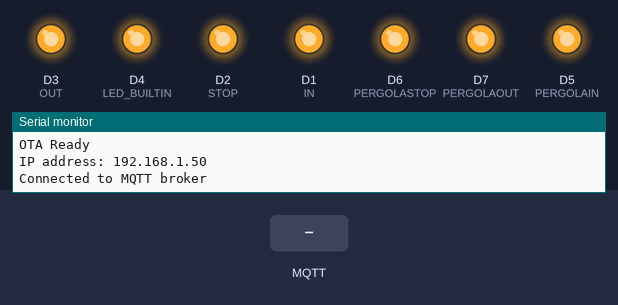
Bench run of a sketch on a simulated ESP8266 (NodeMCU). Shown: output pins drawn as LEDs (lit = HIGH, except the on-board LED, lit = LOW), the last lines printed to the serial monitor. The test bench sets the inputs (shaded band). WiFi joins after 1.5 s; servers stay silent unless stated; no MQTT or app messages arrive unless stated.

Above: at 2.7 s.
2.8 s: MQTT message "UP" arrives on the first subscribed topic
At 2.92 s:
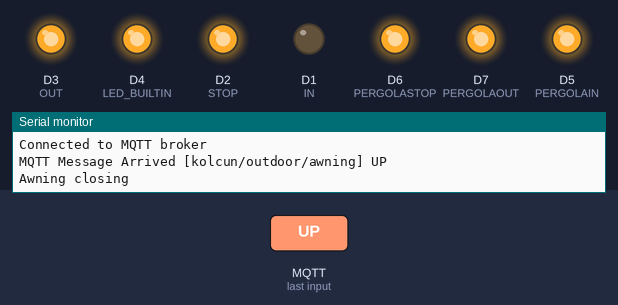
4.5 s: MQTT message "DOWN" arrives on the first subscribed topic
At 4.62 s:
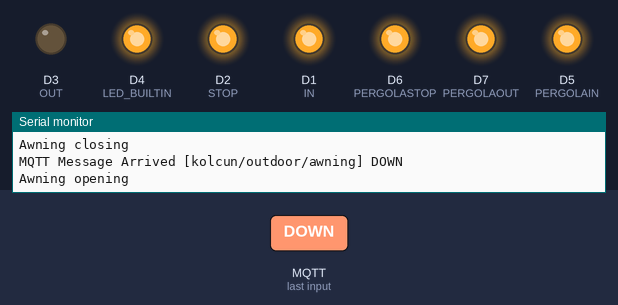
6.2 s: MQTT message "STOP" arrives on the first subscribed topic
At 6.32 s:
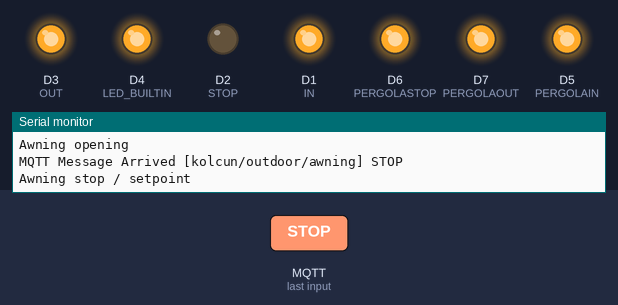
7.9 s: MQTT message "UP" arrives on the second subscribed topic
At 8.02 s:
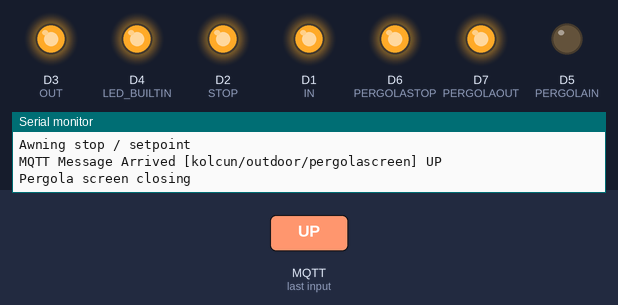
9.6 s: MQTT message "DOWN" arrives on the second subscribed topic
At 9.72 s:
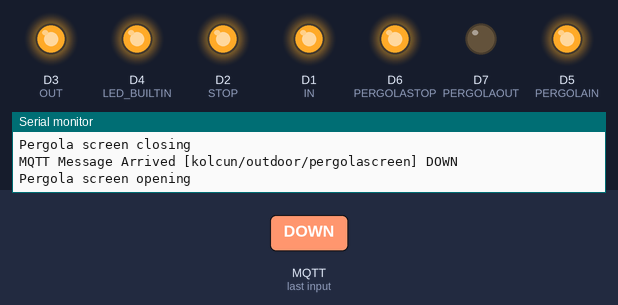
11.3 s: MQTT message "STOP" arrives on the second subscribed topic
At 11.42 s:
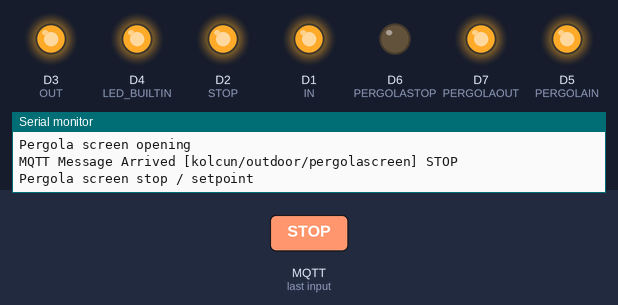
Timing chart, 0 to 14.0 s (numbered marks = the images above; inputs shaded):
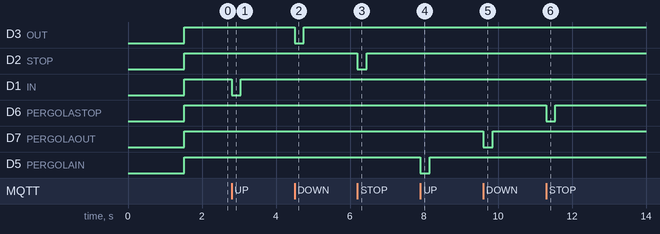

The sketch:

SomfyControl.ino
```cpp
#include <PubSubClient.h>
#include <ESP8266WiFi.h>
#include "credentials.h"
#include <WiFiUdp.h>
#include <ArduinoOTA.h>

#define IN  D1
#define OUT D3
#define STOP D2
#define PERGOLAIN  D5
#define PERGOLAOUT D7
#define PERGOLASTOP D6

#define HOSTNAME "AwningControl"

const char* ssid = WIFI_SSID;
const char* password = WIFI_PASSWD;

char* espTopic = "kolcun/indoor/esp";
char* controlTopic = "kolcun/outdoor/awning";
char* stateTopic = "kolcun/outdoor/awning/state";
char* pergolaControlTopic = "kolcun/outdoor/pergolascreen";
char* pergolaStateTopic = "kolcun/outdoor/pergolascreen/state";

char* server = MQTT_SERVER;
char* mqttMessage;

WiFiClient wifiClient;
PubSubClient pubSubClient(wifiClient);

void setup() {
  Serial.begin(115200);
  delay(10);
  setupOTA();

  pinMode(IN, OUTPUT);
  pinMode(OUT, OUTPUT);
  pinMode(STOP, OUTPUT);
  pinMode(PERGOLAIN, OUTPUT);
  pinMode(PERGOLAOUT, OUTPUT);
  pinMode(PERGOLASTOP, OUTPUT);
  pinMode(LED_BUILTIN, OUTPUT);
  digitalWrite(IN, HIGH);
  digitalWrite(OUT, HIGH);
  digitalWrite(STOP, HIGH);
  digitalWrite(PERGOLAIN, HIGH);
  digitalWrite(PERGOLAOUT, HIGH);
  digitalWrite(PERGOLASTOP, HIGH);

  pubSubClient.setServer(server, 1883);
  pubSubClient.setCallback(mqttCallback);

  if (!pubSubClient.connected()) {
    reconnect();
  }
}

void reconnect() {
  while (!pubSubClient.connected()) {
    if (pubSubClient.connect("somfycontroller", MQTT_USER, MQTT_PASSWD)) {
      Serial.println("Connected to MQTT broker");
      pubSubClient.publish(espTopic, "somfy control online");
      if (!pubSubClient.subscribe(controlTopic, 1)) {
        Serial.println("MQTT: unable to subscribe");
      }
      if (!pubSubClient.subscribe(pergolaControlTopic, 1)) {
        Serial.println("MQTT: unable to subscribe");
      }
    } else {
      Serial.print("failed, rc=");
      Serial.print(pubSubClient.state());
      Serial.println(" try again in 5 seconds");
      // Wait 5 seconds before retrying
      delay(5000);
    }
  }

}

void loop() {
  ArduinoOTA.handle();
  if (!pubSubClient.connected()) {
    reconnect();
  }
  pubSubClient.loop();
}


void setupOTA() {
  WiFi.mode(WIFI_STA);
  WiFi.hostname(HOSTNAME);
  WiFi.begin(WIFI_SSID, WIFI_PASSWD);
  while (WiFi.waitForConnectResult() != WL_CONNECTED) {
    Serial.println("Wifi Connection Failed! Rebooting...");
    delay(5000);
    ESP.restart();
  }
  ArduinoOTA.setHostname(HOSTNAME);

  ArduinoOTA.onStart([]() {
    String type;
    if (ArduinoOTA.getCommand() == U_FLASH) {
      type = "sketch";
    } else { // U_FS
      type = "filesystem";
    }
    Serial.println("Start updating " + type);
  });
  ArduinoOTA.onEnd([]() {
    Serial.println("\nEnd");
  });
  ArduinoOTA.onProgress([](unsigned int progress, unsigned int total) {
    Serial.printf("Progress: %u%%\r", (progress / (total / 100)));
  });
  ArduinoOTA.onError([](ota_error_t error) {
    Serial.printf("Error[%u]: ", error);
    if (error == OTA_AUTH_ERROR) {
      Serial.println("Auth Failed");
    } else if (error == OTA_BEGIN_ERROR) {
      Serial.println("Begin Failed");
    } else if (error == OTA_CONNECT_ERROR) {
      Serial.println("Connect Failed");
    } else if (error == OTA_RECEIVE_ERROR) {
      Serial.println("Receive Failed");
    } else if (error == OTA_END_ERROR) {
      Serial.println("End Failed");
    }
  });
  ArduinoOTA.begin();
  Serial.println("OTA Ready");
  Serial.print("IP address: ");
  Serial.println(WiFi.localIP());
}

void mqttCallback(char* topic, byte* payload, unsigned int length) {
  Serial.print(F("MQTT Message Arrived ["));
  Serial.print(topic);
  Serial.print(F("] "));
  for (int i = 0; i < length; i++) {
    Serial.print((char)payload[i]);
  }
  Serial.println();

  mqttMessage = (char*) payload;

  if (strcmp(topic, controlTopic) == 0) {
    if (strncmp(mqttMessage, "UP", length - 1) == 0) {
      Serial.println("Awning closing");
      closeAwning();
    } else if (strncmp(mqttMessage, "DOWN", length - 1) == 0) {
      Serial.println("Awning opening");
      openAwning();
    } else if (strncmp(mqttMessage, "STOP", length - 1) == 0) {
      Serial.println("Awning stop / setpoint");
      stopAwning();
    }
  }
  if (strcmp(topic, pergolaControlTopic) == 0) {
    if (strncmp(mqttMessage, "UP", length - 1) == 0) {
      Serial.println("Pergola screen closing");
      closePergolaScreen();
    } else if (strncmp(mqttMessage, "DOWN", length - 1) == 0) {
      Serial.println("Pergola screen opening");
      openPergolaScreen();
    } else if (strncmp(mqttMessage, "STOP", length - 1) == 0) {
      Serial.println("Pergola screen stop / setpoint");
      stopPergolaScreen();
    }
  }
}

void openAwning() { //openhab rollershutter down == 100, downward arrow
  pubSubClient.publish(stateTopic, "DOWN");
  digitalWrite(OUT, LOW);
  delay(250);
  digitalWrite(OUT, HIGH);
}

void closeAwning() { //openhab rollershutter up == 0, upward arrow
  pubSubClient.publish(stateTopic, "UP");
  digitalWrite(IN, LOW);
  delay(250);
  digitalWrite(IN, HIGH);

}

void stopAwning() {
  pubSubClient.publish(stateTopic, "STOP");
  digitalWrite(STOP, LOW);
  delay(250);
  digitalWrite(STOP, HIGH);
}

void openPergolaScreen() { //openhab rollershutter down == 100, downward arrow
  pubSubClient.publish(pergolaStateTopic, "DOWN");
  digitalWrite(PERGOLAOUT, LOW);
  delay(250);
  digitalWrite(PERGOLAOUT, HIGH);
}

void closePergolaScreen() { //openhab rollershutter up == 0, upward arrow
  pubSubClient.publish(pergolaStateTopic, "UP");
  digitalWrite(PERGOLAIN, LOW);
  delay(250);
  digitalWrite(PERGOLAIN, HIGH);
}

void stopPergolaScreen() {
  pubSubClient.publish(pergolaStateTopic, "STOP");
  digitalWrite(PERGOLASTOP, LOW);
  delay(250);
  digitalWrite(PERGOLASTOP, HIGH);
}
```

credentials.h
```cpp
#ifndef CREDENTIALS_H
#define CREDENTIALS_H

#define WIFI_SSID "KrispyNet"
#define WIFI_PASSWD "Australia"

#define MQTT_SERVER "54.156.244.62"
#define MQTT_USER "kolcun"
#define MQTT_PASSWD "MosquittoMQTTPassword$isVeryLong123"

#endif
```

Measured:
- after the input at 2.8 s, D1 (IN): HIGH → LOW at once, → HIGH 0.25 s later
- after the input at 4.5 s, D3 (OUT): HIGH → LOW at once, → HIGH 0.25 s later
- after the input at 6.2 s, D2 (STOP): HIGH → LOW at once, → HIGH 0.25 s later
- after the input at 7.9 s, D5 (PERGOLAIN): HIGH → LOW at once, → HIGH 0.25 s later
- after the input at 9.6 s, D7 (PERGOLAOUT): HIGH → LOW at once, → HIGH 0.25 s later
- after the input at 11.3 s, D6 (PERGOLASTOP): HIGH → LOW at once, → HIGH 0.25 s later
